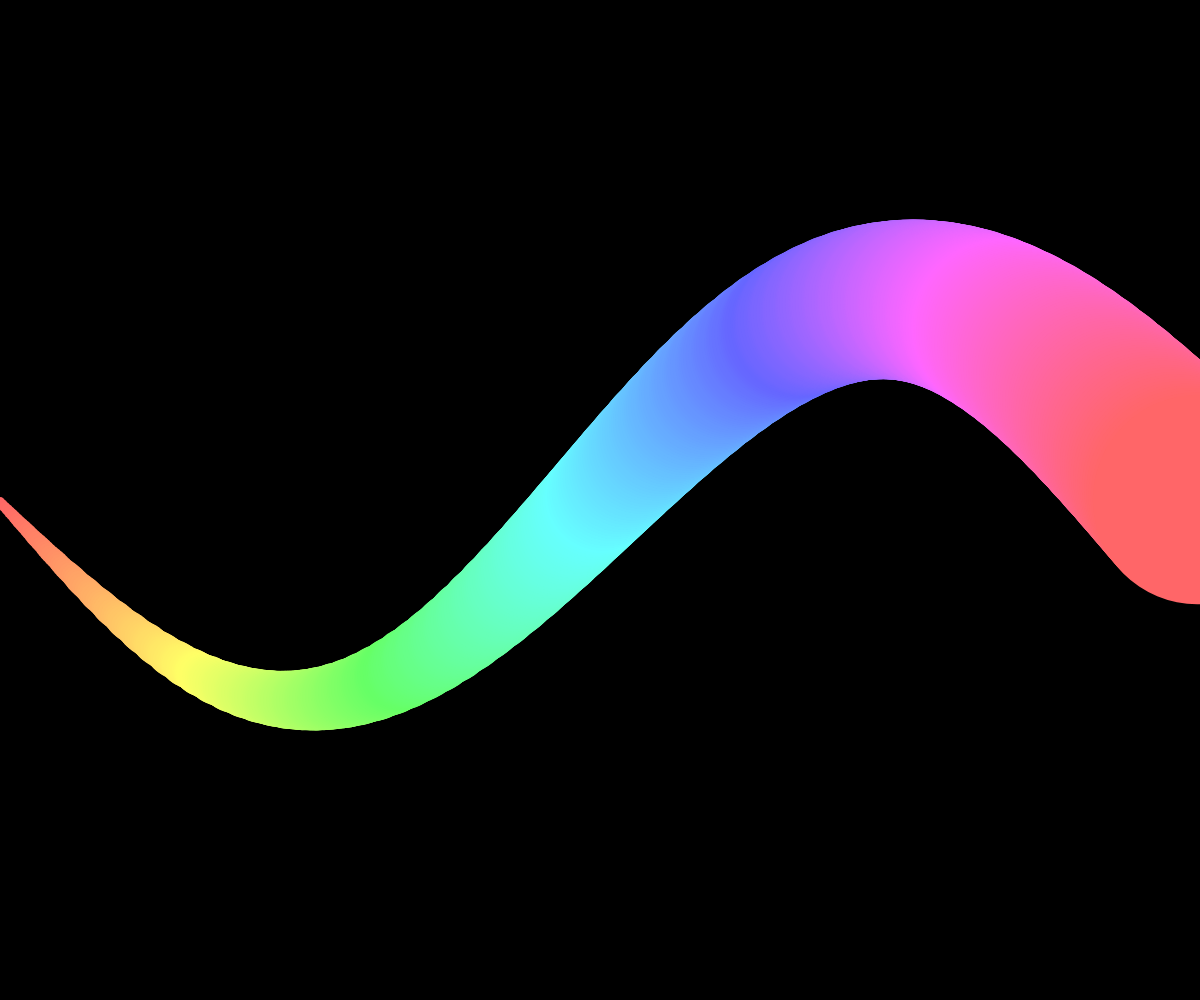
Frame 1 (no input)
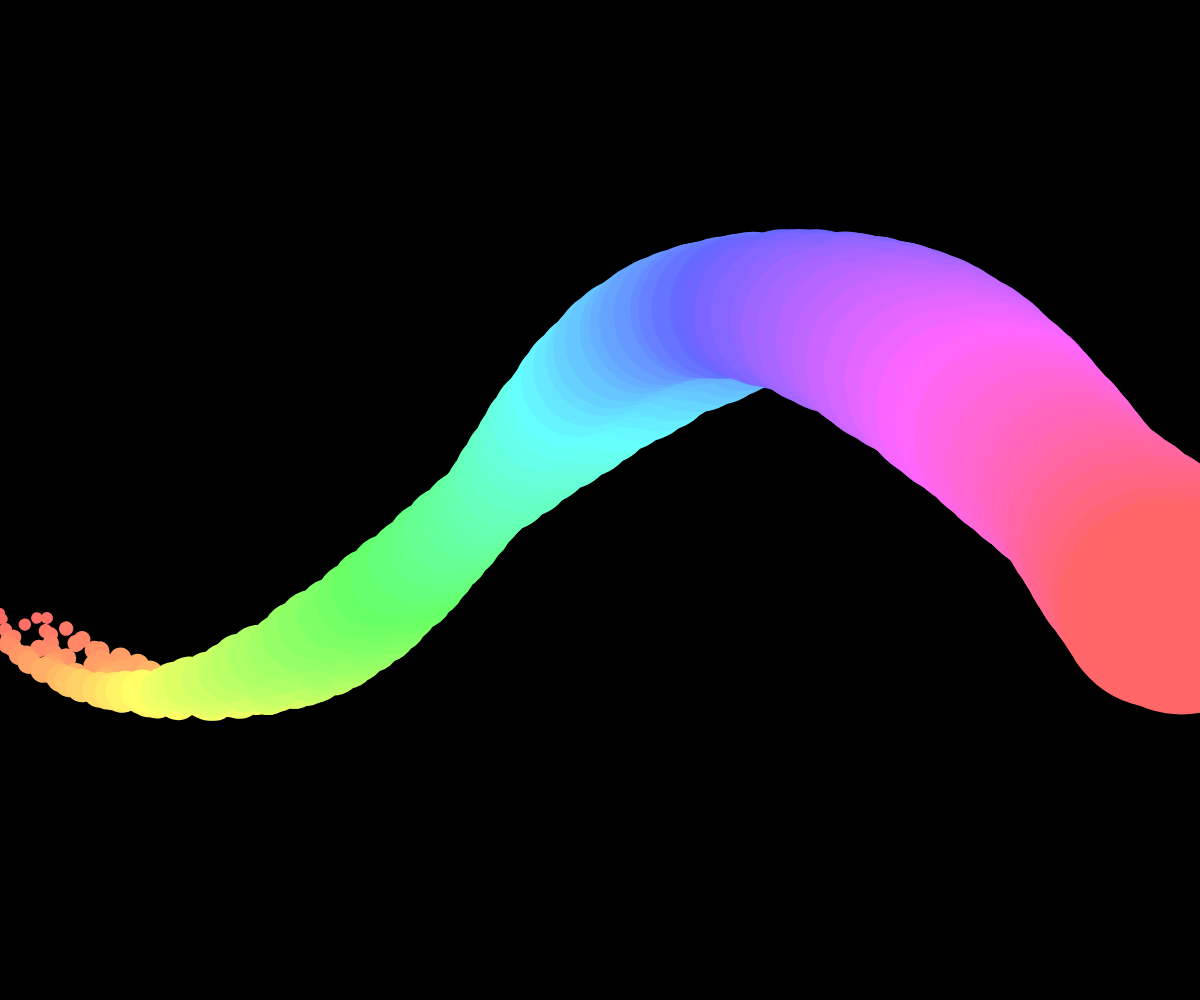
Frame 60 (no input)
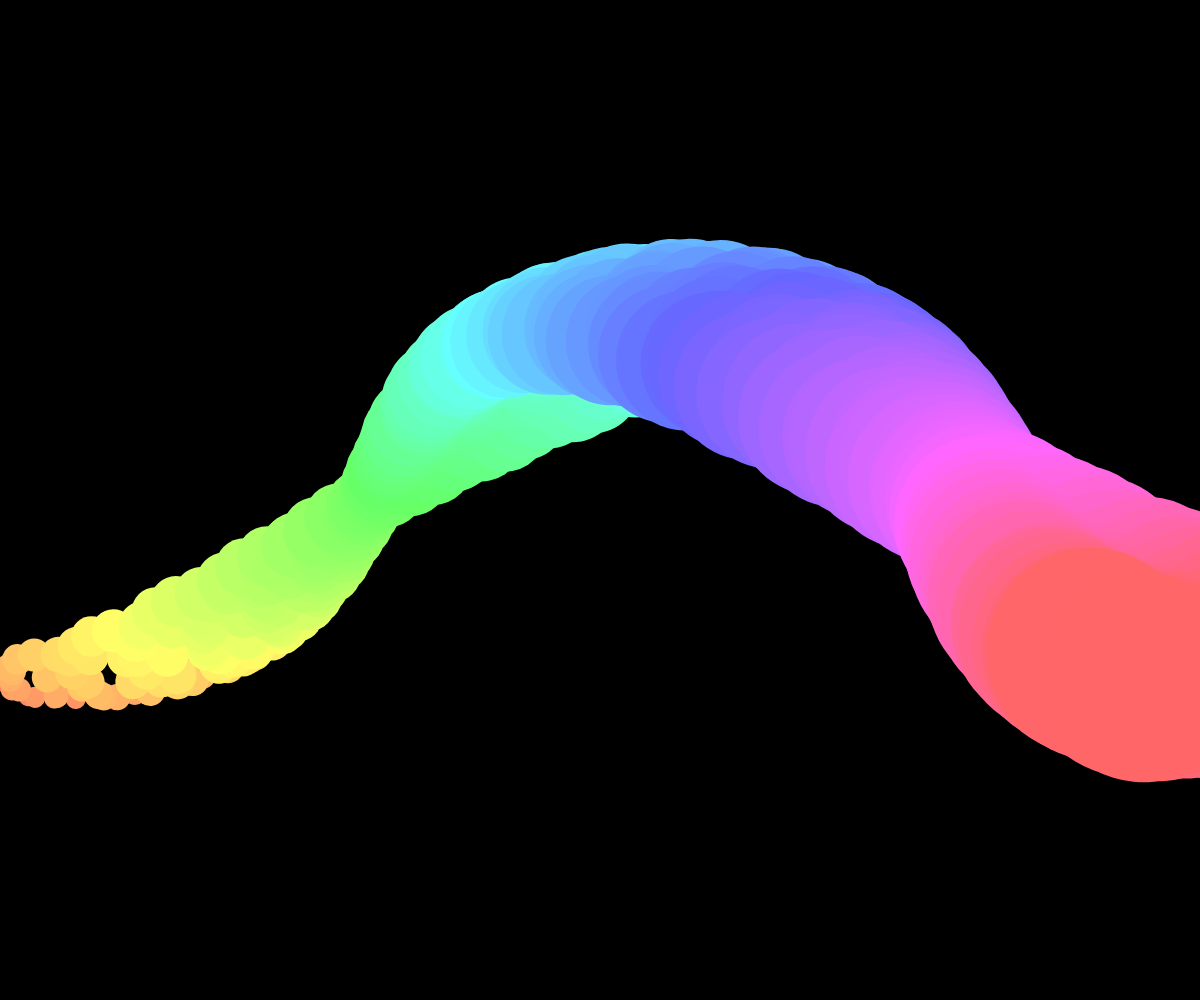
Frame 120 (the mouse pressed at the canvas centre since frame 60)

The p5.js sketch that drew these frames (run headless with seeded random() and noise() and a simulated clock; from frame 60 on, the mouse is pressed at the canvas centre):

// p5.js sketch
// ── sketch.js
//In setup, we will use this array to store all of our Thing objects. Each object is
//will be an ellipse with a unique width/height, and offset from the center of the screen
let things = []
//This is how many Things we will have. I recommend changing this to a much small number
//(like 5) and seeing if you can sort of understand why it is doing what it is doing.
let numThings = 500

//These are constants that will be used in the Thing's update function (see below)
let freq = 0.01
let amp = 200

//This will also be used in Thing's update function (see below)
let rotation = 0
let rotationSpeed = 0.005

function setup() {
	createCanvas(windowWidth, windowHeight);
	background(0);
	
	//Fill the array with a 'numThings' worth of things. After this for loop, the array will 
	//contain 1000 (numThings) Thing objects. Each will have its own position, and it will
	//know its 'index'. In the Thing's constructor, we will use the index to configure it to
	//have a unique 'phase' (see the constructor)
	for (let i = 0; i < numThings; i++) {
		things[i] = new Thing(i * width/numThings, height/2, i)
	}
	
	//Set the color mode to "Hue, Saturation, Brightness" (HSB) mode. When we use fill, stroke, 
	//or background, we can set each of these values between 0 and 100. In other words, don't
	//think "red, green, blue" but instead think hue (roygbiv), saturation (intensity), and 
	//brightness (how light or dark it is).
	colorMode(HSB, 100)
	noStroke()
}

function draw() {
	background(0)
	
	//Increment the rotation that all 'things' will use (see their update function)
	rotation += rotationSpeed
	
	//Loop through all things and call their update function
	for (let i = 0; i < things.length; i++) {
		things[i].update()
	}
}

class Thing {
	
	//The constructor function is called once when "new Thing" is called in the setup function
	constructor(x, y, i)	{
		this.x = x
		this.y = y
		this.index = i
		//Do some math to 
		this.phase = this.index * PI * 2 / numThings
	}
	
	update() {
		
		//push saves the drawing context of the p5 engine that draws shapes on the screen
		push()
		
		//Move the 'drawing context' to the position of the Thing
		translate(this.x, this.y)
		
		//Compute the dimesnion we want to use for the ellipse. The minimum size is 10. 
		//this.index/things.length gives us a number between 0 and 1 (in other words, it )
		let dim = 10 + this.index/things.length * 200
		
		//Rotate the screen in some way (math...)
		rotate(rotation * sin(this.index))
		
		//Set the color to be a number between 0 and 100 based on the index of the Thing
		fill(this.index/things.length*100, 60, 100)
		
		//Figure out where to draw the shape on the y dimension
		let offsetY = sin(frameCount * freq + this.phase) * amp
		
		//Draw the shape
		ellipse(0, offsetY, dim, dim)
		
		//pop resets the drawing context of the p5 engine that we saved when we called the push
		//function above
		pop()
	}
}
